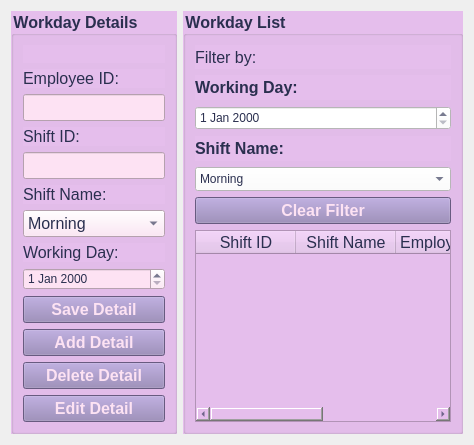
        <widget class="QWidget" name="tab_WorkdayManagement_2">
         <attribute name="title">
          <string>Workday Management</string>
         </attribute>
         <layout class="QGridLayout" name="gridLayout_2">
          <item row="1" column="0">
           <widget class="QGroupBox" name="groupBox_MenuItemsDetails_7">
            <property name="sizePolicy">
             <sizepolicy hsizetype="Expanding" vsizetype="Expanding">
              <horstretch>0</horstretch>
              <verstretch>0</verstretch>
             </sizepolicy>
            </property>
            <property name="font">
             <font>
              <family>Arial</family>
              <pointsize>12</pointsize>
              <weight>75</weight>
              <bold>true</bold>
             </font>
            </property>
            <property name="styleSheet">
             <string notr="true">background-color: rgb(229, 190, 236);
color: rgb(42, 47, 79);</string>
            </property>
            <property name="title">
             <string>Workday Details</string>
            </property>
            <layout class="QVBoxLayout" name="verticalLayout_4">
             <item>
              <widget class="QLabel" name="label_Price_6">
               <property name="font">
                <font>
                 <family>Arial</family>
                 <pointsize>12</pointsize>
                </font>
               </property>
               <property name="styleSheet">
                <string notr="true">color: rgb(42, 47, 79);</string>
               </property>
               <property name="text">
                <string/>
               </property>
              </widget>
             </item>
             <item>
              <widget class="QLabel" name="label_Category_10">
               <property name="sizePolicy">
                <sizepolicy hsizetype="Expanding" vsizetype="Expanding">
                 <horstretch>0</horstretch>
                 <verstretch>0</verstretch>
                </sizepolicy>
               </property>
               <property name="font">
                <font>
                 <family>Arial</family>
                 <pointsize>12</pointsize>
                </font>
               </property>
               <property name="styleSheet">
                <string notr="true">color: rgb(42, 47, 79);</string>
               </property>
               <property name="text">
                <string>Employee ID:</string>
               </property>
              </widget>
             </item>
             <item>
              <widget class="QLineEdit" name="lineEdit_EmployeeID_3">
               <property name="sizePolicy">
                <sizepolicy hsizetype="Expanding" vsizetype="Expanding">
                 <horstretch>0</horstretch>
                 <verstretch>0</verstretch>
                </sizepolicy>
               </property>
               <property name="font">
                <font>
                 <family>Arial</family>
                 <pointsize>12</pointsize>
                </font>
               </property>
               <property name="styleSheet">
                <string notr="true">color: rgb(42, 47, 79);
background-color: rgb(253, 226, 243);</string>
               </property>
              </widget>
             </item>
             <item>
              <widget class="QLabel" name="label_ItemID_10">
               <property name="sizePolicy">
                <sizepolicy hsizetype="Expanding" vsizetype="Expanding">
                 <horstretch>0</horstretch>
                 <verstretch>0</verstretch>
                </sizepolicy>
               </property>
               <property name="font">
                <font>
                 <family>Arial</family>
                 <pointsize>12</pointsize>
                </font>
               </property>
               <property name="styleSheet">
                <string notr="true">color: rgb(42, 47, 79);</string>
               </property>
               <property name="text">
                <string>Shift ID:</string>
               </property>
              </widget>
             </item>
             <item>
              <widget class="QLineEdit" name="lineEdit_ShiftID_2">
               <property name="sizePolicy">
                <sizepolicy hsizetype="Expanding" vsizetype="Expanding">
                 <horstretch>0</horstretch>
                 <verstretch>0</verstretch>
                </sizepolicy>
               </property>
               <property name="font">
                <font>
                 <family>Arial</family>
                 <pointsize>12</pointsize>
                </font>
               </property>
               <property name="styleSheet">
                <string notr="true">color: rgb(42, 47, 79);
background-color: rgb(253, 226, 243);</string>
               </property>
              </widget>
             </item>
             <item>
              <widget class="QLabel" name="label_ItemName_10">
               <property name="sizePolicy">
                <sizepolicy hsizetype="Expanding" vsizetype="Expanding">
                 <horstretch>0</horstretch>
                 <verstretch>0</verstretch>
                </sizepolicy>
               </property>
               <property name="font">
                <font>
                 <family>Arial</family>
                 <pointsize>12</pointsize>
                </font>
               </property>
               <property name="styleSheet">
                <string notr="true">color: rgb(42, 47, 79);</string>
               </property>
               <property name="text">
                <string>Shift Name:</string>
               </property>
              </widget>
             </item>
             <item>
              <widget class="QComboBox" name="comboBox_ShiftName_2">
               <property name="sizePolicy">
                <sizepolicy hsizetype="Expanding" vsizetype="Expanding">
                 <horstretch>0</horstretch>
                 <verstretch>0</verstretch>
                </sizepolicy>
               </property>
               <property name="font">
                <font>
                 <family>Arial</family>
                 <pointsize>12</pointsize>
                </font>
               </property>
               <property name="styleSheet">
                <string notr="true">background-color: rgb(253, 226, 243);
color: rgb(42, 47, 79);</string>
               </property>
               <item>
                <property name="text">
                 <string>Morning</string>
                </property>
               </item>
               <item>
                <property name="text">
                 <string>Afternoon</string>
                </property>
               </item>
               <item>
                <property name="text">
                 <string>Evening</string>
                </property>
               </item>
              </widget>
             </item>
             <item>
              <widget class="QLabel" name="label_ItemName_11">
               <property name="sizePolicy">
                <sizepolicy hsizetype="Expanding" vsizetype="Expanding">
                 <horstretch>0</horstretch>
                 <verstretch>0</verstretch>
                </sizepolicy>
               </property>
               <property name="font">
                <font>
                 <family>Arial</family>
                 <pointsize>12</pointsize>
                </font>
               </property>
               <property name="styleSheet">
                <string notr="true">color: rgb(42, 47, 79);</string>
               </property>
               <property name="text">
                <string>Working Day:</string>
               </property>
              </widget>
             </item>
             <item>
              <widget class="QDateEdit" name="dateEdit_WorkingDay_2">
               <property name="sizePolicy">
                <sizepolicy hsizetype="Expanding" vsizetype="Expanding">
                 <horstretch>0</horstretch>
                 <verstretch>0</verstretch>
                </sizepolicy>
               </property>
               <property name="styleSheet">
                <string notr="true">font: 12pt &quot;Arial&quot;;
color: rgb(42, 47, 79);
background-color: rgb(253, 226, 243);</string>
               </property>
              </widget>
             </item>
             <item>
              <widget class="QPushButton" name="pushButton_SaveDetail_3">
               <property name="sizePolicy">
                <sizepolicy hsizetype="Expanding" vsizetype="MinimumExpanding">
                 <horstretch>0</horstretch>
                 <verstretch>0</verstretch>
                </sizepolicy>
               </property>
               <property name="font">
                <font>
                 <family>Arial</family>
                 <pointsize>12</pointsize>
                 <weight>75</weight>
                 <bold>true</bold>
                </font>
               </property>
               <property name="styleSheet">
                <string notr="true">background-color: rgb(145, 127, 179);
color: rgb(253, 226, 243);</string>
               </property>
               <property name="text">
                <string>Save Detail</string>
               </property>
              </widget>
             </item>
             <item>
              <widget class="QPushButton" name="pushButton_AddDetail_2">
               <property name="sizePolicy">
                <sizepolicy hsizetype="Expanding" vsizetype="Expanding">
                 <horstretch>0</horstretch>
                 <verstretch>0</verstretch>
                </sizepolicy>
               </property>
               <property name="font">
                <font>
                 <family>Arial</family>
                 <pointsize>12</pointsize>
                 <weight>75</weight>
                 <bold>true</bold>
                </font>
               </property>
               <property name="styleSheet">
                <string notr="true">background-color: rgb(145, 127, 179);
color: rgb(253, 226, 243);</string>
               </property>
               <property name="text">
                <string>Add Detail</string>
               </property>
              </widget>
             </item>
             <item>
              <widget class="QPushButton" name="pushButton_DeleteDetail_2">
               <property name="sizePolicy">
                <sizepolicy hsizetype="Expanding" vsizetype="Expanding">
                 <horstretch>0</horstretch>
                 <verstretch>0</verstretch>
                </sizepolicy>
               </property>
               <property name="font">
                <font>
                 <family>Arial</family>
                 <pointsize>12</pointsize>
                 <weight>75</weight>
                 <bold>true</bold>
                </font>
               </property>
               <property name="styleSheet">
                <string notr="true">background-color: rgb(145, 127, 179);
color: rgb(253, 226, 243);</string>
               </property>
               <property name="text">
                <string>Delete Detail</string>
               </property>
              </widget>
             </item>
             <item>
              <widget class="QPushButton" name="pushButton_SaveDetail_4">
               <property name="sizePolicy">
                <sizepolicy hsizetype="Expanding" vsizetype="Expanding">
                 <horstretch>0</horstretch>
                 <verstretch>0</verstretch>
                </sizepolicy>
               </property>
               <property name="font">
                <font>
                 <family>Arial</family>
                 <pointsize>12</pointsize>
                 <weight>75</weight>
                 <bold>true</bold>
                </font>
               </property>
               <property name="styleSheet">
                <string notr="true">background-color: rgb(145, 127, 179);
color: rgb(253, 226, 243);</string>
               </property>
               <property name="text">
                <string>Edit Detail</string>
               </property>
              </widget>
             </item>
            </layout>
           </widget>
          </item>
          <item row="1" column="6">
           <widget class="QGroupBox" name="groupBox_WorkdayList_2">
            <property name="sizePolicy">
             <sizepolicy hsizetype="Expanding" vsizetype="Expanding">
              <horstretch>0</horstretch>
              <verstretch>0</verstretch>
             </sizepolicy>
            </property>
            <property name="font">
             <font>
              <family>Arial</family>
              <pointsize>12</pointsize>
              <weight>75</weight>
              <bold>true</bold>
             </font>
            </property>
            <property name="styleSheet">
             <string notr="true">background-color: rgb(229, 190, 236);
color: rgb(42, 47, 79);</string>
            </property>
            <property name="title">
             <string>Workday List</string>
            </property>
            <layout class="QVBoxLayout" name="verticalLayout_5">
             <item>
              <widget class="QLabel" name="label_6">
               <property name="sizePolicy">
                <sizepolicy hsizetype="Expanding" vsizetype="Expanding">
                 <horstretch>0</horstretch>
                 <verstretch>0</verstretch>
                </sizepolicy>
               </property>
               <property name="font">
                <font>
                 <family>Arial</family>
                 <pointsize>12</pointsize>
                </font>
               </property>
               <property name="text">
                <string>Filter by:</string>
               </property>
              </widget>
             </item>
             <item>
              <widget class="QLabel" name="label_7">
               <property name="sizePolicy">
                <sizepolicy hsizetype="Expanding" vsizetype="Expanding">
                 <horstretch>0</horstretch>
                 <verstretch>0</verstretch>
                </sizepolicy>
               </property>
               <property name="font">
                <font>
                 <family>Arial</family>
                 <pointsize>12</pointsize>
                 <weight>75</weight>
                 <bold>true</bold>
                </font>
               </property>
               <property name="text">
                <string>Working Day:</string>
               </property>
              </widget>
             </item>
             <item>
              <widget class="QDateEdit" name="dateEdit_WorkingDayFilter_2">
               <property name="sizePolicy">
                <sizepolicy hsizetype="Expanding" vsizetype="Expanding">
                 <horstretch>0</horstretch>
                 <verstretch>0</verstretch>
                </sizepolicy>
               </property>
               <property name="styleSheet">
                <string notr="true">background-color: rgb(255, 255, 255);
font: 12pt &quot;Arial&quot;;
color: rgb(42, 47, 79);</string>
               </property>
              </widget>
             </item>
             <item>
              <widget class="QLabel" name="label_10">
               <property name="sizePolicy">
                <sizepolicy hsizetype="Expanding" vsizetype="Expanding">
                 <horstretch>0</horstretch>
                 <verstretch>0</verstretch>
                </sizepolicy>
               </property>
               <property name="font">
                <font>
                 <family>Arial</family>
                 <pointsize>12</pointsize>
                 <weight>75</weight>
                 <bold>true</bold>
                </font>
               </property>
               <property name="text">
                <string>Shift Name:</string>
               </property>
              </widget>
             </item>
             <item>
              <widget class="QComboBox" name="comboBox_ShiftFilter_2">
               <property name="sizePolicy">
                <sizepolicy hsizetype="Expanding" vsizetype="Expanding">
                 <horstretch>0</horstretch>
                 <verstretch>0</verstretch>
                </sizepolicy>
               </property>
               <property name="styleSheet">
                <string notr="true">font: 12pt &quot;Arial&quot;;
color: rgb(42, 47, 79);
background-color: rgb(255, 255, 255);</string>
               </property>
               <item>
                <property name="text">
                 <string>Morning</string>
                </property>
               </item>
               <item>
                <property name="text">
                 <string>Afternoon</string>
                </property>
               </item>
               <item>
                <property name="text">
                 <string>Evening</string>
                </property>
               </item>
              </widget>
             </item>
             <item>
              <widget class="QPushButton" name="pushButton_ClearFilter_3">
               <property name="sizePolicy">
                <sizepolicy hsizetype="Expanding" vsizetype="Expanding">
                 <horstretch>0</horstretch>
                 <verstretch>0</verstretch>
                </sizepolicy>
               </property>
               <property name="font">
                <font>
                 <family>Arial</family>
                 <pointsize>12</pointsize>
                 <weight>75</weight>
                 <bold>true</bold>
                </font>
               </property>
               <property name="styleSheet">
                <string notr="true">background-color: rgb(145, 127, 179);
color: rgb(253, 226, 243);</string>
               </property>
               <property name="text">
                <string>Clear Filter</string>
               </property>
              </widget>
             </item>
             <item>
              <widget class="QTableWidget" name="tableWidget_WorkdayList_2">
               <column>
                <property name="text">
                 <string>Shift ID</string>
                </property>
                <property name="font">
                 <font>
                  <family>Arial</family>
                  <pointsize>12</pointsize>
                  <weight>50</weight>
                  <bold>false</bold>
                 </font>
                </property>
                <property name="background">
                 <color>
                  <red>253</red>
                  <green>226</green>
                  <blue>243</blue>
                 </color>
                </property>
                <property name="foreground">
                 <brush brushstyle="SolidPattern">
                  <color alpha="255">
                   <red>42</red>
                   <green>47</green>
                   <blue>79</blue>
                  </color>
                 </brush>
                </property>
               </column>
               <column>
                <property name="text">
                 <string>Shift Name</string>
                </property>
                <property name="font">
                 <font>
                  <family>Arial</family>
                  <pointsize>12</pointsize>
                  <weight>50</weight>
                  <bold>false</bold>
                 </font>
                </property>
                <property name="background">
                 <color>
                  <red>253</red>
                  <green>226</green>
                  <blue>243</blue>
                 </color>
                </property>
                <property name="foreground">
                 <brush brushstyle="SolidPattern">
                  <color alpha="255">
                   <red>42</red>
                   <green>47</green>
                   <blue>79</blue>
                  </color>
                 </brush>
                </property>
               </column>
               <column>
                <property name="text">
                 <string>Employee ID</string>
                </property>
                <property name="font">
                 <font>
                  <family>Arial</family>
                  <pointsize>12</pointsize>
                  <weight>50</weight>
                  <bold>false</bold>
                 </font>
                </property>
                <property name="background">
                 <color>
                  <red>253</red>
                  <green>226</green>
                  <blue>243</blue>
                 </color>
                </property>
                <property name="foreground">
                 <brush brushstyle="SolidPattern">
                  <color alpha="255">
                   <red>42</red>
                   <green>47</green>
                   <blue>79</blue>
                  </color>
                 </brush>
                </property>
               </column>
               <column>
                <property name="text">
                 <string>Working Day</string>
                </property>
                <property name="font">
                 <font>
                  <family>Arial</family>
                  <pointsize>12</pointsize>
                 </font>
                </property>
                <property name="background">
                 <color>
                  <red>253</red>
                  <green>226</green>
                  <blue>243</blue>
                 </color>
                </property>
                <property name="foreground">
                 <brush brushstyle="SolidPattern">
                  <color alpha="255">
                   <red>42</red>
                   <green>47</green>
                   <blue>79</blue>
                  </color>
                 </brush>
                </property>
               </column>
              </widget>
             </item>
            </layout>
           </widget>
          </item>
         </layout>
        </widget>
